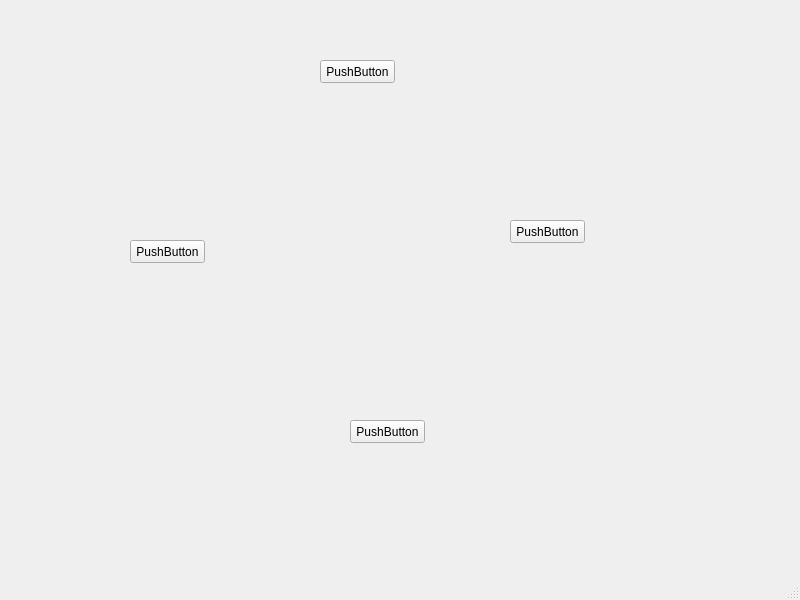
<?xml version="1.0" encoding="UTF-8"?>
<ui version="4.0">
 <class>MainWindow</class>
 <widget class="QMainWindow" name="MainWindow">
  <property name="geometry">
   <rect>
    <x>0</x>
    <y>0</y>
    <width>800</width>
    <height>600</height>
   </rect>
  </property>
  <property name="windowTitle">
   <string>MainWindow</string>
  </property>
  <widget class="QWidget" name="centralwidget">
   <widget class="QPushButton" name="pushButton">
    <property name="geometry">
     <rect>
      <x>350</x>
      <y>420</y>
      <width>75</width>
      <height>23</height>
     </rect>
    </property>
    <property name="text">
     <string>PushButton</string>
    </property>
   </widget>
   <widget class="QPushButton" name="pushButton_2">
    <property name="geometry">
     <rect>
      <x>510</x>
      <y>220</y>
      <width>75</width>
      <height>23</height>
     </rect>
    </property>
    <property name="text">
     <string>PushButton</string>
    </property>
   </widget>
   <widget class="QPushButton" name="pushButton_3">
    <property name="geometry">
     <rect>
      <x>130</x>
      <y>240</y>
      <width>75</width>
      <height>23</height>
     </rect>
    </property>
    <property name="text">
     <string>PushButton</string>
    </property>
   </widget>
   <widget class="QPushButton" name="pushButton_4">
    <property name="geometry">
     <rect>
      <x>320</x>
      <y>60</y>
      <width>75</width>
      <height>23</height>
     </rect>
    </property>
    <property name="text">
     <string>PushButton</string>
    </property>
   </widget>
  </widget>
  <widget class="QMenuBar" name="menubar">
   <property name="geometry">
    <rect>
     <x>0</x>
     <y>0</y>
     <width>800</width>
     <height>21</height>
    </rect>
   </property>
  </widget>
  <widget class="QStatusBar" name="statusbar"/>
 </widget>
 <resources/>
 <connections>
  <connection>
   <sender>pushButton_3</sender>
   <signal>pressed()</signal>
   <receiver>pushButton</receiver>
   <slot>animateClick()</slot>
   <hints>
    <hint type="sourcelabel">
     <x>172</x>
     <y>279</y>
    </hint>
    <hint type="destinationlabel">
     <x>355</x>
     <y>451</y>
    </hint>
   </hints>
  </connection>
  <connection>
   <sender>pushButton_3</sender>
   <signal>clicked()</signal>
   <receiver>pushButton_2</receiver>
   <slot>animateClick()</slot>
   <hints>
    <hint type="sourcelabel">
     <x>203</x>
     <y>271</y>
    </hint>
    <hint type="destinationlabel">
     <x>537</x>
     <y>262</y>
    </hint>
   </hints>
  </connection>
  <connection>
   <sender>pushButton_2</sender>
   <signal>clicked()</signal>
   <receiver>pushButton_4</receiver>
   <slot>animateClick()</slot>
   <hints>
    <hint type="sourcelabel">
     <x>562</x>
     <y>252</y>
    </hint>
    <hint type="destinationlabel">
     <x>388</x>
     <y>92</y>
    </hint>
   </hints>
  </connection>
 </connections>
</ui>
